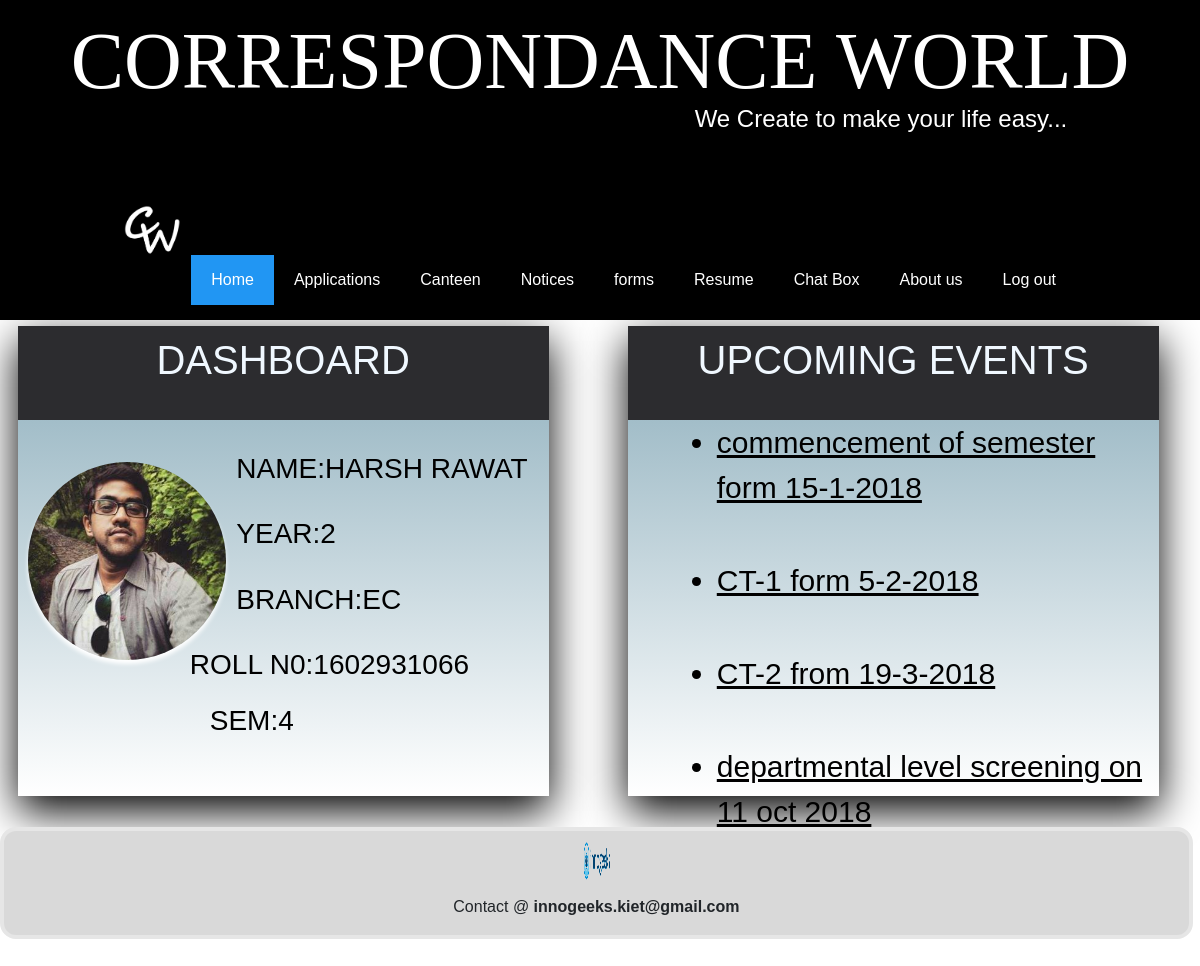
The page /home.php (signed in) on the database its author committed.
### tables this page shows
CREATE TABLE `user_info` (
  `id` int(255) NOT NULL,
  `name` varchar(255) NOT NULL,
  `fname` varchar(255) NOT NULL,
  `session` varchar(9) NOT NULL,
  `sem` int(1) NOT NULL,
  `sec` varchar(1) NOT NULL,
  `year` int(1) NOT NULL,
  `course` varchar(10) NOT NULL,
  `branch` varchar(10) NOT NULL,
  `dob` date NOT NULL,
  `addr` varchar(255) NOT NULL,
  `mobno` varchar(10) NOT NULL,
  `rollno` varchar(10) NOT NULL,
  `email` varchar(255) NOT NULL,
  `ishosteller` int(1) NOT NULL
);

### dash.php (the view, shortened to what this page needs)
<?php
$db = mysqli_connect(DB_SERVER,DB_USERNAME,DB_PASSWORD,DB_DATABASE);
$usr= $_SESSION['login_user'] ;
$sql = "SELECT id FROM users WHERE username = '$usr' ";
$result = mysqli_query($db,$sql);
$row = mysqli_fetch_array($result,MYSQLI_ASSOC);
$r = $row['id'] ;
$sql = "SELECT name, sem, year, rollno ,branch FROM user_info WHERE id = '$r'";
$result = mysqli_query($db,$sql);
$row = mysqli_fetch_array($result,MYSQLI_ASSOC);
$name = $row['name'] ;
$sem = $row['sem'] ;
$year = $row['year'] ;
$rno = $row['rollno'] ;
$branch=$row['branch'];
$link = "./images/". $usr . ".jpg" ;
?>
 <div class="grid-container">
	<div class=" dash">
		<div class="ht"><h1>DASHBOARD</h1>
		</div>
		<div class= "inf">
			<img src="<?php echo $link ?>" alt="profile">
			<h3>NAME:<?php echo $name?></h3>
			<h3>YEAR:<?php echo $year?></h3>
			<h3>BRANCH:<?php echo $branch?></h3>
			<h3><span id="a">ROLL N0:<?php echo $rno?></span></h3><br>
			<h3><span id="b">SEM:<?php echo $sem?></span></h3>
		</div>
		</div>
	<div class=" dash" >
		<div class= "ht"> <h1>UPCOMING EVENTS</h1></div>
		<marquee direction="up">
		<div class="inf">
              <?php $sql = "SELECT info FROM notice" ; $result = mysqli_query($db,$sql); while($row = mysqli_fetch_array($result,MYSQLI_ASSOC)){ $title[] = $row['info']; };
                    echo '<ul class="notice-list">' ;
                     foreach($title as $t){
                      echo '<li class="notice-li">'.$t.'</li><br /><br />' ;
                     }
                     echo '</ul>' ;
              ?>
			</div>
		</marquee>
		</div>
	</div>

### home.php (shortened to what this page needs)
<?php
$db = mysqli_connect(DB_SERVER,DB_USERNAME,DB_PASSWORD,DB_DATABASE);
$usr= $_SESSION['login_user'] ;
$sql = "SELECT prof,details FROM users WHERE username = '$usr' ";
$result = mysqli_query($db,$sql);
$row = mysqli_fetch_array($result,MYSQLI_ASSOC);
$p=$row['prof'];
$d=$row['details'];
if($p)
{if($d==1){
	include 'headerp.php' ;
 include 'dashp.php'  ;}
 else{
	 header("location:./scripts/facultydetails.php");
 }
}
else{
	if($d==1){
	include 'header.php';
	include 'dash.php'  ;}
	else{
		header("location:./scripts/userinfo.php");
	}
}
include 'footer.php' ;
?>

### header.php (shortened to what this page needs)
<!DOCTYPE html>
<html lang="en">
<head>
  <link rel="stylesheet" href="https://maxcdn.bootstrapcdn.com/bootstrap/4.1.3/css/bootstrap.min.css">
	<link rel="stylesheet" href="/ncw/stylesheets/hhh.css">
	<link rel="stylesheet" href="webchat.css">
	<link rel="stylesheet" href="/ncw/stylesheets/common.css">
    <link href="https://stackpath.bootstrapcdn.com/font-awesome/4.7.0/css/font-awesome.min.css" rel="stylesheet" >
</head>
<body>
	<div class="containerr">
			<h1>CORRESPONDANCE WORLD</h1>
			<p>We Create to make your life easy...</p>
  <header>
   <div class="logo">
	  			<img src="/ncw/images/logo.png">
	  </div>
    <nav>
      <ul>
        <li><a href="/ncw/home.php" class="active">Home</a> </li>
        <li><a href="#" class="sub-menu">Applications</a>
      </li>
        <li><a href="/ncw/Food Canteen/index.php" >Canteen</a> </li>
         <li><a href="/ncw/notices/not.php">Notices</a>
      </li>
			<li><a href="/ncw/forms/all-forms.php">forms</a></li>
        <li><a href="#" class="sub-menu">Resume </a>
      </li>
			 <li><a href="#" >Chat Box</a>
		  </li>
			    <li><a href="/ncw/team/team.php">About us</a></li>
		  <li><a href="/ncw/scripts/logout.php">Log out</a></li>
      </ul>
    </nav>
  </header>
	</div>

### footer.php (shortened to what this page needs)
<div id="footer" align="center">
	<span><img src="/ncw/images/logo 5.png"><p>Contact @ <strong>innogeeks.kiet@gmail.com</strong></p></span>
</div>

### stylesheets/hhh.css (style rules this page uses)
body { background:white; padding: 0; font-family: sans-serif; background-position: center; background-repeat: no-repeat; background-size: cover; height: 80vh; }
.containerr { height: 50%; border: 1px solid black; color:white; background: black; }
.containerr h1 { margin: 0; padding-top: 1%; font-weight: 90; font-family: serif; font-size: 5em; text-align: center; }
.containerr p { font-size: 1.5em; float: right; padding: 2%; z-index: 3; left: -9%; top: -10%; position:relative; }
header { position: absolute; top: 21%; left:2% ; padding: 0 100px; background: black; width:96%; box-sizing: border-box;; }
header .logo { line-height:50px; height: 70%; width: 60%; float: left; font-weight: bold; }
header nav { float: right; }
header nav ul { margin: 0; padding: 0; display: flex; }
header nav ul li { list-style: none; position: relative; }
header nav ul li a { height: 50px; line-height: 50px; padding: 0 20px; color: #fff; text-decoration: none; display: block; }
header nav ul li a:hover,header nav ul li a.active { color: #fff; background: #2196f3; }
header nav ul li { list-style: none; }
.grid-container { display: grid; grid-template-columns: repeat(auto-fit,minmax(400px, 1fr)); grid-gap: 20px; }
.dash { float: left; width: 90%; background:linear-gradient(#8badbb,white); left: 3%; height:470px; z-index:-1; margin-top: 1%; position:relative; margin-bottom: 5.2%; box-shadow: 0 15px 40px #000000; }
.ht { width:100%; height: 20%; margin-top: 0px; padding-top: 10px; font-size: 10px; padding-bottom:20px; text-align: center; color: aliceblue; background:rgba( 44, 44, 47, 1); }
.inf { height:60%; width: 100%; color: black; }
.inf h3 { margin-top: 6%; }
.inf #a { float: right; position: relative; left: -15%; }
.inf #b { position: relative; float: right; left: -48%; }
.inf img { height: 70%; width: auto; box-shadow: 0 4px 4px #fff; border-radius: 50%; margin: 2%; position: relative; float: left; left: 0%; }
#footer { position: relative; width:99.40% ; background-color: #d9d9d9 ; border-radius: 1em ; float: left ; border: 4px #e6e6e6 solid ; margin-left: 0px ; }
img { display:inline-block ; vertical-align: middle; height: 10% ; width: 10% ; }
span { display: inline-block ; vertical-align: middle; }

### stylesheets/common.css (style rules this page uses)
ul.notice-list { width: 100%; min-height: 200px; }
.notice-li { text-decoration: underline; font-size: 30px; margin-left: 10%; }

### rows shown on the page
user_info: name "HARSH RAWAT", year "2", branch "EC", rollno "1602931066", sem "4"

### other values the page prints
$t "commencement of semester form 15-1-2018"
$t "CT-1 form 5-2-2018"
$t "CT-2 from 19-3-2018"
$t "departmental level screening on 11 oct 2018"
